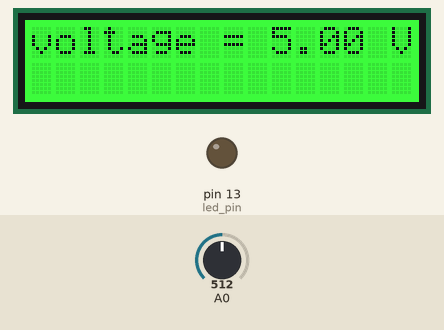
This sketch was run on a simulated Arduino Uno, built with avr-gcc and run on an emulated ATmega328P. Shown: 16×2 character LCD, output pins drawn as LEDs (lit = HIGH). Inputs (shaded band) come from the test bench; at power-on: A0 = 512.

Above: at 1.2 s.
1.3 s: A0 set to 424
At 2.1 s:
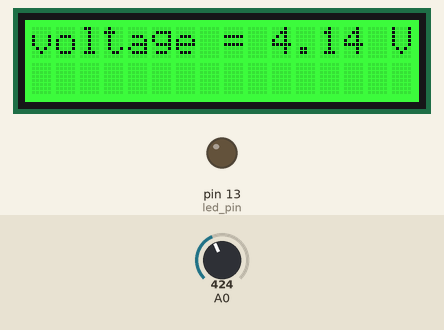
2.8 s: A0 set to 402
At 3.2 s:
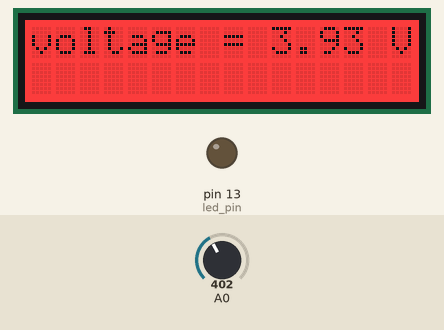
4.3 s: A0 set to 511
At 5.4 s:
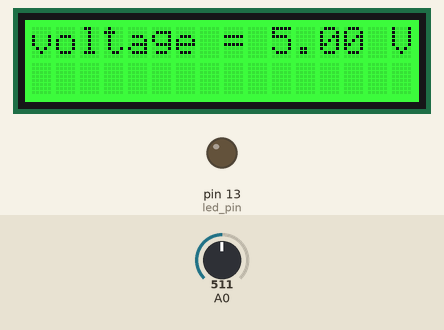
Timing chart, 0 to 7.3 s (numbered marks = the images above; inputs shaded):
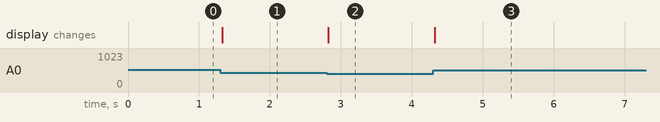

Measured:
- the behaviour switches between 410 and 409 on A0 (found by bisection; images 1 and 2)
- after the input at 1.3 s, the display: changes at once (image 1)
- after the input at 2.8 s, the display: changes at once (image 2)
- after the input at 4.3 s, the display: changes at once (image 3)

The sketch:

IoTProject1.ino
```cpp
// Print battery voltage
// to 16x2 LCD via I2C
// with Voltage Divider (2x 10K resistor)
/*
  Resistors are aligned in series.
  One end goes to Battery - and also to Arduino GND
  The other goes to Battery + and also to Arduino Vin
  The middle (connection between two resistors) goes to Arduino A0
*/
//Edited by Melissa Kerins
#include <Wire.h>
#include "rgb_lcd.h"

rgb_lcd lcd;

#define I2C_ADDR    0x27 //Add your address here.  Find it from I2C Scanner
#define BACKLIGHT_PIN     3
#define En_pin  2
#define Rw_pin  1
#define Rs_pin  0
#define D4_pin  4
#define D5_pin  5
#define D6_pin  6
#define D7_pin  7
#define led_pin 13
//#LiquidCrystal_I2C lcd(I2C_ADDR,En_pin,Rw_pin,Rs_pin,D4_pin,D5_pin,D6_pin,D7_pin);

void setup()
{
  lcd.begin (16,2); //My LCD was 16x2
  //lcd.setBacklightPin(BACKLIGHT_PIN,POSITIVE);
  //lcd.setBacklight(HIGH);
  lcd.home (); // go home

  pinMode(led_pin, OUTPUT);
  digitalWrite(led_pin, LOW);
}

void loop()
{
  float voltage = printVolts();
  setBackgroundColour(voltage);
}

 float printVolts()
{
  int sensorValue = analogRead(A0); //read the A0 pin value
  float voltage = sensorValue * (5.00 / 1023.00) * 2; //convert the value to a true voltage.
  lcd.setCursor(0,0);
  lcd.print("voltage = ");
  lcd.print(voltage); //print the voltage to LCD
  lcd.print(" V");
  return voltage;
  //if (voltage < 6.50) //set the voltage considered low battery here
  //{
  // digitalWrite(led_pin, HIGH);
  //}
}

void setBackgroundColour(float voltage)
{
  if(voltage < 4.00)
  {
    const int colorR = 255;
    const int colorG = 0;
    const int colorB = 0;
    lcd.setRGB(colorR, colorG, colorB);
  }
  else
  {
    const int colorR = 0;
    const int colorG = 255;
    const int colorB = 0;
    lcd.setRGB(colorR, colorG, colorB);
  }
}
```
